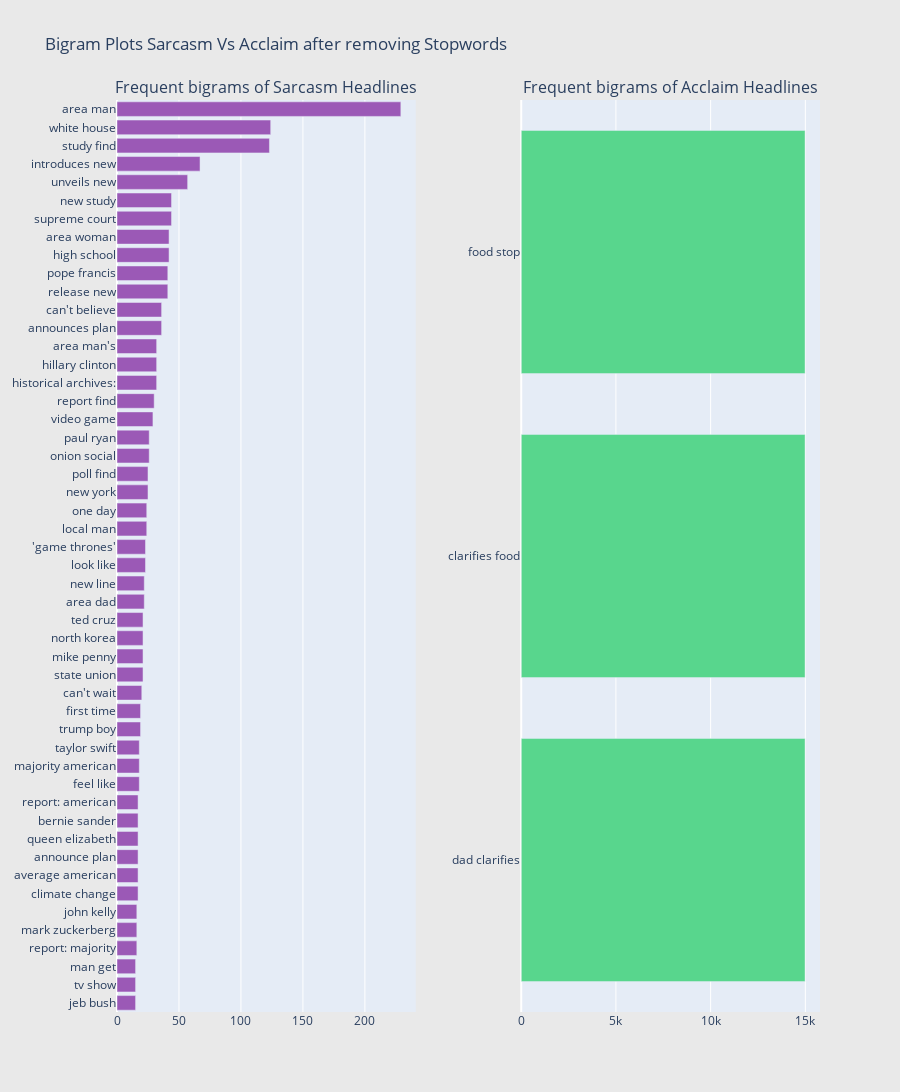

Here is the notebook cell this chart was saved with:
### Markdown cell above
**creating bigrams for the words and plotting a bigram graph**

### Code cell
# bigram

sar_wost_lem_df = pd.DataFrame({'sarcasm':sar_wost_lem})
acc_wost_lem_df = pd.DataFrame({'acclaim':acc_wost_lem})

## custom function for ngram generation ##
def generate_ngrams(text, n_gram=1):
    ngrams = zip(*[text[i:] for i in range(n_gram)])
    return [" ".join(ngram) for ngram in ngrams]

## custom function for horizontal bar chart ##
def horizontal_bar_chart(df, color):
    trace = go.Bar(
        y=df["word"].values[::-1],
        x=df["wordcount"].values[::-1],
        showlegend=False,
        orientation = 'h',
        marker=dict(
            color=color,
        ),
    )
    return trace

#Plotting the Bigram plot
from collections import defaultdict
freq_dict = defaultdict(int)
for sent in sar_wost_lem_df["sarcasm"]:
    for word in generate_ngrams(sent,2):
        freq_dict[word] += 1
fd_sorted = pd.DataFrame(sorted(freq_dict.items(), key=lambda x: x[1])[::-1])
fd_sorted.columns = ["word", "wordcount"]
sar_2 = horizontal_bar_chart(fd_sorted.head(50), '#9B59B6')


freq_dict = defaultdict(int)
for sent in acc_wost_lem_df["acclaim"]:
    for word in generate_ngrams(sent,2):
        freq_dict[word] += 1
fd_sorted = pd.DataFrame(sorted(freq_dict.items(), key=lambda x: x[1])[::-1])
fd_sorted.columns = ["word", "wordcount"]
acc_2 = horizontal_bar_chart(fd_sorted.head(50), '#58D68D')

# Creating two subplots
fig = tools.make_subplots(rows=1, cols=2, vertical_spacing=0.04,horizontal_spacing=0.15,
                          subplot_titles=["Frequent bigrams of Sarcasm Headlines", 
                                          "Frequent bigrams of Acclaim Headlines"])
fig.append_trace(sar_2, 1, 1)
fig.append_trace(acc_2, 1, 2)
fig['layout'].update(height=1200, width=900, paper_bgcolor='rgb(233,233,233)', title="Bigram Plots Sarcasm Vs Acclaim after removing Stopwords")
iplot(fig, filename='word-plots')

### Figure 1 — Plotly figure (JSON) as saved in the notebook; plotly's stock layout.template omitted (floating-point values rounded to 4 significant figures)
{"data": [{"marker": {"color": "#9B59B6"}, "orientation": "h", "showlegend": false, "type": "bar", "x": [15, 15, 15, 16, 16, 16, 17, 17, 17, 17, 17, 17, 18, 18, 18, 19, 19, 20, 21, 21, 21, 21, 22, 22, 23, 23, 24, 24, 25, 25, 26, 26, 29, 30, 32, 32, 32, 36, 36, 41, 41, 42, 42, 44, 44, 57, 67, 123, 124, 229], "xaxis": "x", "y": ["jeb bush", "tv show", "man get", "report: majority", "mark zuckerberg", "john kelly", "climate change", "average american", "announce plan", "queen elizabeth", "bernie sander", "report: american", "feel like", "majority american", "taylor swift", "trump boy", "first time", "can't wait", "state union", "mike penny", "north korea", "ted cruz", "area dad", "new line", "look like", "'game thrones'", "local man", "one day", "new york", "poll find", "onion social", "paul ryan", "video game", "report find", "historical archives:", "hillary clinton", "area man's", "announces plan", "can't believe", "release new", "pope francis", "high school", "area woman", "supreme court", "new study", "unveils new", "introduces new", "study find", "white house", "area man"], "yaxis": "y"}, {"marker": {"color": "#58D68D"}, "orientation": "h", "showlegend": false, "type": "bar", "x": [14985, 14985, 14985], "xaxis": "x2", "y": ["dad clarifies", "clarifies food", "food stop"], "yaxis": "y2"}], "layout": {"annotations": [{"font": {"size": 16}, "showarrow": false, "text": "Frequent bigrams of Sarcasm Headlines", "x": 0.2125, "xanchor": "center", "xref": "paper", "y": 1, "yanchor": "bottom", "yref": "paper"}, {"font": {"size": 16}, "showarrow": false, "text": "Frequent bigrams of Acclaim Headlines", "x": 0.7875, "xanchor": "center", "xref": "paper", "y": 1, "yanchor": "bottom", "yref": "paper"}], "height": 1200, "paper_bgcolor": "rgb(233,233,233)", "title": {"text": "Bigram Plots Sarcasm Vs Acclaim after removing Stopwords"}, "width": 900, "xaxis": {"anchor": "y", "domain": [0, 0.425]}, "xaxis2": {"anchor": "y2", "domain": [0.575, 1]}, "yaxis": {"anchor": "x", "domain": [0, 1]}, "yaxis2": {"anchor": "x2", "domain": [0, 1]}}}
